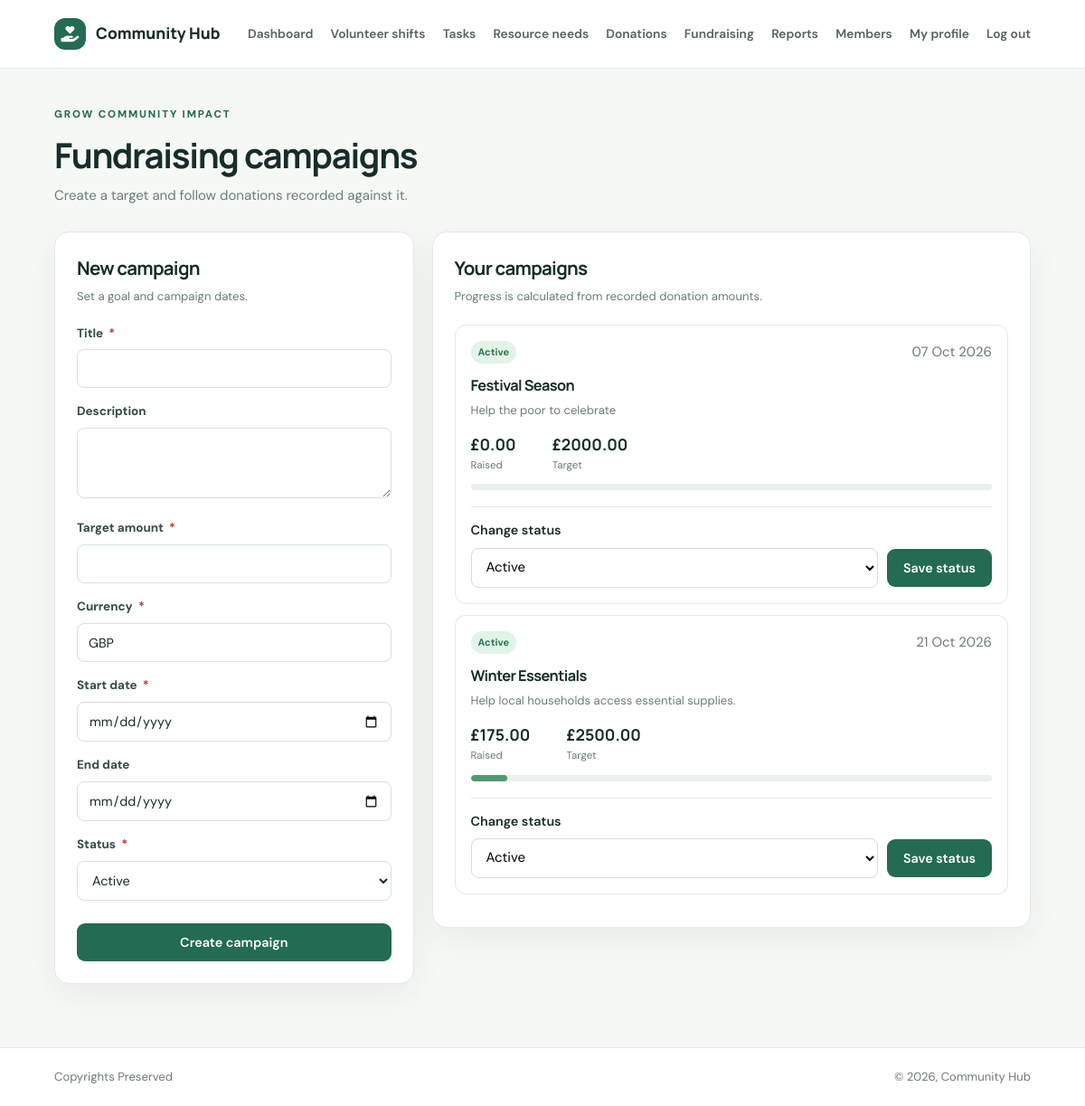
/campaigns/ (signed in), run on the app's committed database.
### core/models.py (models this page shows, shortened)
class FundraisingCampaign(models.Model):
    class Status(models.TextChoices):
        DRAFT = "draft", "Draft"
        ACTIVE = "active", "Active"
        COMPLETED = "completed", "Completed"
        CANCELLED = "cancelled", "Cancelled"
    organisation = models.ForeignKey(Organisation, on_delete=models.CASCADE, related_name="campaigns")
    managed_by = models.ForeignKey(Membership, on_delete=models.PROTECT, related_name="managed_campaigns")
    title = models.CharField(max_length=180)
    description = models.TextField(blank=True)
    target_amount = models.DecimalField(max_digits=12, decimal_places=2, validators=[MinValueValidator(Decimal("0.00"))])
    currency = models.CharField(max_length=3, default="GBP")
    start_date = models.DateField()
    end_date = models.DateField(null=True, blank=True)
    status = models.CharField(max_length=20, choices=Status.choices, default=Status.ACTIVE)
    created_at = models.DateTimeField(auto_now_add=True)

### core/views.py (the view)
    def wrapped(request, *args, **kwargs):
        membership = current_membership(request.user)
        if not membership or membership.role != Membership.Role.ADMIN:
            return HttpResponseForbidden("You do not have permission to access this page.")
        request.membership = membership
        request.organisation = membership.organisation
        return view_func(request, *args, **kwargs)

### core/forms.py
class CampaignForm(StyledModelForm):
    class Meta:
        model = FundraisingCampaign
        fields = ["title", "description", "target_amount", "currency", "start_date", "end_date", "status"]
        widgets = {"start_date": forms.DateInput(attrs={"type": "date"}), "end_date": forms.DateInput(attrs={"type": "date"}), "description": forms.Textarea(attrs={"rows": 3})}

### core/views.py (called while the page is built, shortened)
def current_membership(user):
    return Membership.objects.filter(user=user, is_active=True).select_related("organisation").first()

def admin_required(view_func):
    def wrapped(request, *args, **kwargs):
        membership = current_membership(request.user)
        if not membership or membership.role != Membership.Role.ADMIN:
            return HttpResponseForbidden("You do not have permission to access this page.")
        request.membership = membership
        request.organisation = membership.organisation
        return view_func(request, *args, **kwargs)
    return login_required(wrapped)

@admin_required
def campaigns(request):
    qs = FundraisingCampaign.objects.filter(
        organisation=request.organisation
    ).annotate(
        raised=Sum("donations__amount")
    ).order_by("-created_at")
    form = CampaignForm(request.POST or None)
    return render(
        request,
        "core/campaigns.html",
        {"campaigns": qs, "form": form}
    )

### core/templates/core/campaigns.html (shortened to what this page needs)
{% extends 'core/base.html' %}
{% block content %}
<div class="content-heading">
    <div>
        <span class="eyebrow">GROW COMMUNITY IMPACT</span>
        <h1>Fundraising campaigns</h1>
        <p class="muted">Create a target and follow donations recorded against it.</p>
    </div>
</div>
<div class="two-column-layout">
    <section class="panel">
        <div class="panel-heading">
            <div>
                <h2>New campaign</h2>
                <p>Set a goal and campaign dates.</p>
            </div>
        </div>
        <form method="post">
            {% for field in form %}
            <div class="field">
                <label for="{{ field.id_for_label }}">
                    {{ field.label }}
                    {% if field.field.required %}
                    <span class="required">*</span>
                    {% endif %}
                </label>
                {{ field }}
            </div>
            {% endfor %}
            <button class="button primary full" type="submit">Create campaign</button>
        </form>
    </section>
    <section class="panel">
        <div class="panel-heading">
            <div>
                <h2>Your campaigns</h2>
                <p>Progress is calculated from recorded donation amounts.</p>
            </div>
        </div>
        {% for campaign in campaigns %}
        <div class="campaign-card">
            <div class="campaign-top">
                <span class="status-tag {{ campaign.status }}">
                    {{ campaign.get_status_display }}
                </span>
                <span class="muted">{{ campaign.start_date|date:'d M Y' }}</span>
            </div>
            <h3>{{ campaign.title }}</h3>
            <p>{{ campaign.description|default:'No description provided.' }}</p>
            <div class="campaign-numbers">
                <div>
                    <strong>£{{ campaign.raised|default:0|floatformat:2 }}</strong>
                    <small>Raised</small>
                </div>
                <div>
                    <strong>£{{ campaign.target_amount|floatformat:2 }}</strong>
                    <small>Target</small>
                </div>
            </div>
            <div class="progress-track">
                <span
                    style="width:{% if campaign.target_amount %}{% widthratio campaign.raised|default:0 campaign.target_amount 100 %}{% else %}0{% endif %}%"></span>
            </div>
            <form method="post" action="{% url 'update_campaign_status' campaign.id %}" class="campaign-status-form">
                <label for="status-{{ campaign.id }}">Change status</label>
                <div class="campaign-status-controls">
                    <select name="status" id="status-{{ campaign.id }}">
                        {% for value, label in campaign.Status.choices %}
                        <option value="{{ value }}" {% if campaign.status == value %}selected{% endif %}>
                            {{ label }}
                        </option>
                        {% endfor %}
                    </select>
                    <button class="button primary" type="submit">Save status</button>
                </div>
            </form>
        </div>
        {% empty %}
        <div class="empty-state">
            <strong>No campaigns yet</strong>
            <p>Create a campaign to start tracking fundraising.</p>
        </div>
        {% endfor %}
    </section>
</div>
{% endblock %}

### core/static/core/style.css (style rules this page uses)
:root { --ink: #172d2a; --muted: #6b7c78; --paper: #f6f8f5; --white: #fff; --line: #e4eae5; --green: #246b53; --green-dark: #194e3d; --mint: #e5f3eb; --orange: #f3a35b; --orange-light: #fff0df; --blue: #dfeef5; --purple: #eee7fa; --red: #a83d37; --shadow: 0 12px 34px rgba(25, 54, 44, .06) }
* { box-sizing: border-box }
body { margin: 0; background: var(--paper); color: var(--ink); font-family: 'DM Sans', Arial, sans-serif; font-size: 15px; line-height: 1.55 }
h1, h2, h3, p { margin-top: 0 }
h1, h2, h3 { font-family: Manrope, 'DM Sans', sans-serif; letter-spacing: -.035em }
h1 { font-size: clamp(2rem, 4vw, 3rem); line-height: 1.13; margin-bottom: 12px }
h2 { font-size: 1.28rem; margin-bottom: 5px }
h3 { font-size: 1.02rem; margin-bottom: 7px }
p { color: var(--muted) }
.eyebrow { display: block; color: var(--green); font-size: .72rem; letter-spacing: .16em; font-weight: 800; margin-bottom: 14px }
.button { display: inline-flex; align-items: center; justify-content: center; gap: 8px; border: 1px solid transparent; border-radius: 9px; padding: 11px 17px; font: 600 .9rem 'DM Sans', sans-serif; cursor: pointer; transition: transform .15s, background .15s }
.button.primary { background: var(--green); color: #fff }
.button.full { width: 100%; margin-top: 9px }
.form-card, .panel { background: #fff; border: 1px solid var(--line); border-radius: 16px; padding: 24px; box-shadow: var(--shadow) }
.muted { color: var(--muted) }
.field { margin: 0 0 16px }
.field label { display: block; font-size: .84rem; font-weight: 700; margin-bottom: 7px; color: #344b45 }
.form-control, .field input, .field select, .field textarea, .inline-form select, .search-form input { width: 100%; padding: 11px 12px; border: 1px solid #d8e2dc; border-radius: 8px; background: #fff; color: var(--ink); font: 400 .9rem 'DM Sans', sans-serif; min-height: 43px }
.field textarea { resize: vertical }
.required { color: #b43c36; margin-left: 3px }
.content-heading { display: flex; align-items: center; justify-content: space-between; gap: 20px; margin-bottom: 28px }
.content-heading h1 { font-size: clamp(2rem, 3.2vw, 2.7rem) }
.content-heading p { margin-bottom: 0 }
.panel { min-width: 0 }
.panel-heading { display: flex; justify-content: space-between; align-items: center; gap: 15px; margin-bottom: 20px }
.panel-heading p { font-size: .82rem; margin-bottom: 0 }
.status-tag { display: inline-flex; padding: 4px 8px; border-radius: 20px; font-size: .69rem; font-weight: 700; background: #edf1ee; color: #586862; white-space: nowrap }
.status-tag.active, .status-tag.open, .status-tag.completed, .status-tag.fulfilled { background: #e2f3e8; color: #2c7952 }
.two-column-layout { display: grid; grid-template-columns: minmax(270px, .75fr) minmax(0, 1.25fr); gap: 20px; align-items: start }
.two-column-layout>.panel { min-width: 0 }
.campaign-card { border: 1px solid var(--line); border-radius: 12px; padding: 17px; margin-bottom: 12px }
.campaign-top { display: flex; justify-content: space-between; align-items: center }
.campaign-card h3 { margin: 12px 0 5px }
.campaign-card p { font-size: .82rem; margin-bottom: 14px }
.campaign-numbers { display: flex; gap: 40px; margin-bottom: 12px }
.campaign-numbers strong, .campaign-numbers small { display: block }
.campaign-numbers strong { font-family: Manrope, sans-serif; font-size: 1.1rem }
.campaign-numbers small { font-size: .72rem; color: var(--muted) }
.progress-track { height: 7px; border-radius: 20px; background: #eaf0eb; overflow: hidden }
.progress-track span { display: block; height: 100%; background: #4e9a70; border-radius: 20px; max-width: 100% }
.campaign-status-form { margin-top: 18px; padding-top: 14px; border-top: 1px solid #e2e9e4; }
.campaign-status-form label { display: block; margin-bottom: 8px; font-size: 0.9rem; font-weight: 600; }
.campaign-status-controls { display: flex; align-items: center; gap: 10px; flex-wrap: wrap; }
.campaign-status-controls select { flex: 1; min-width: 140px; padding: 10px 12px; border: 1px solid #d5dfd8; border-radius: 8px; background: #fff; font: inherit; }
.campaign-status-controls button { white-space: nowrap; }

### data on the page
FundraisingCampaign: status "Active", start_date "07 Oct 2026", title "Festival Season", description "Help the poor to celebrate", raised "0.00", target_amount "2000.00"
FundraisingCampaign: status "Active", start_date "21 Oct 2026", title "Winter Essentials", description "Help local households access essential supplies.", raised "175.00", target_amount "2500.00"

### other printed values
{{ field.label }} "Title" "Description" "Target amount" "Currency" "Start date" "End date" "Status"
